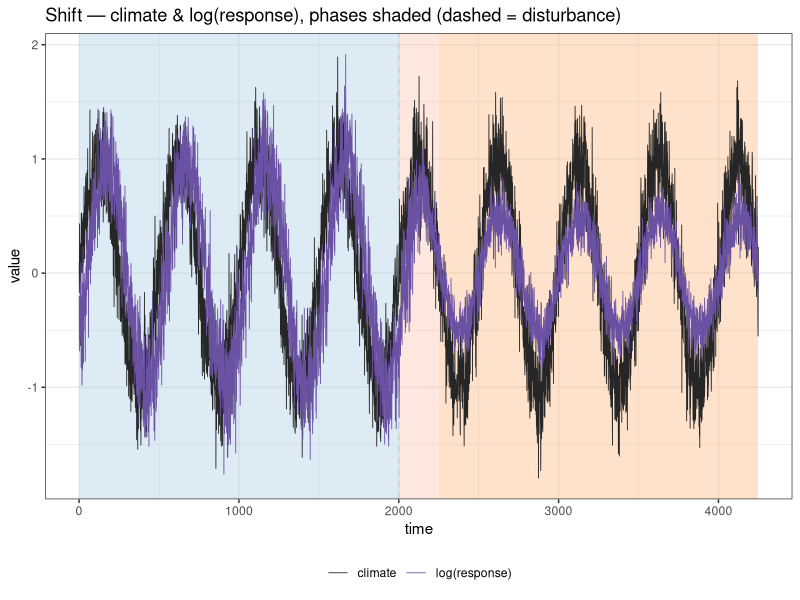
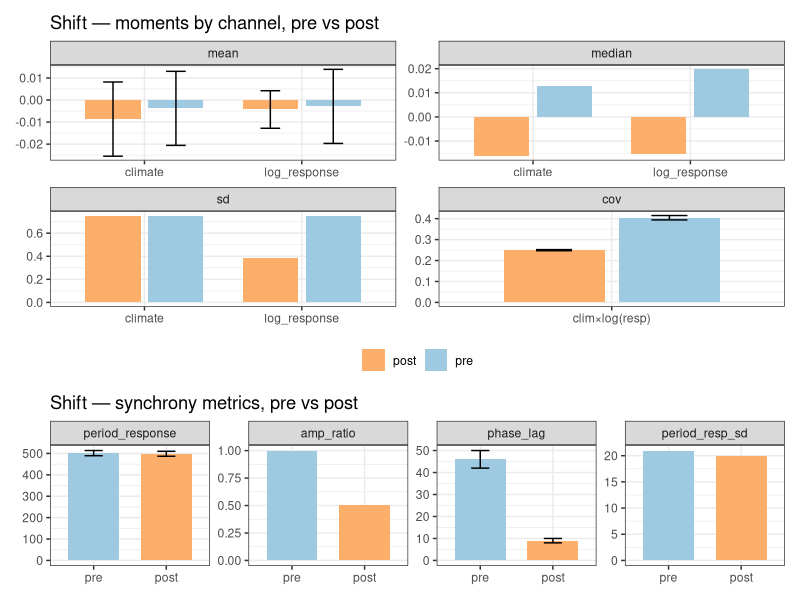
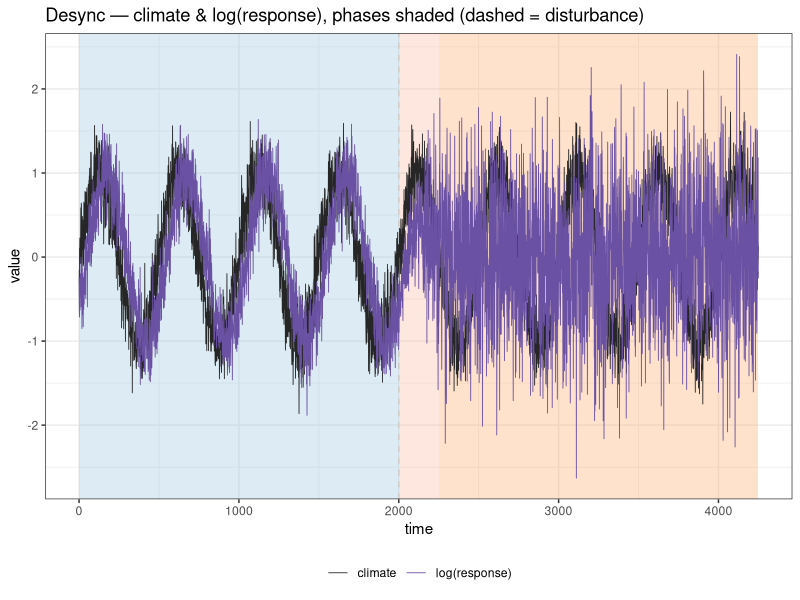
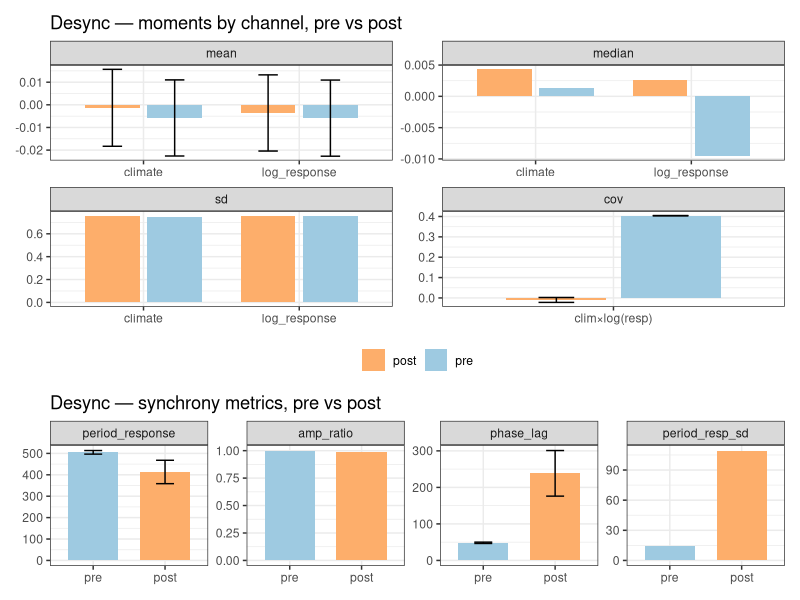
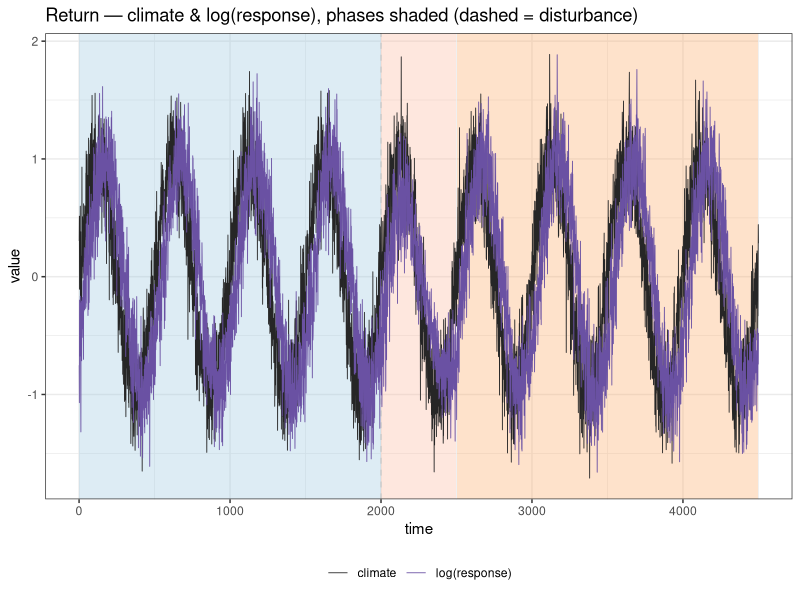
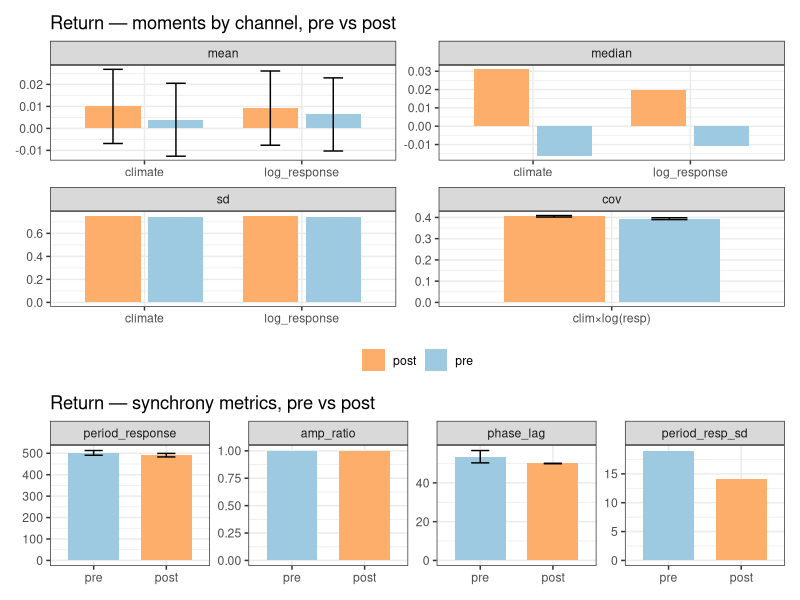
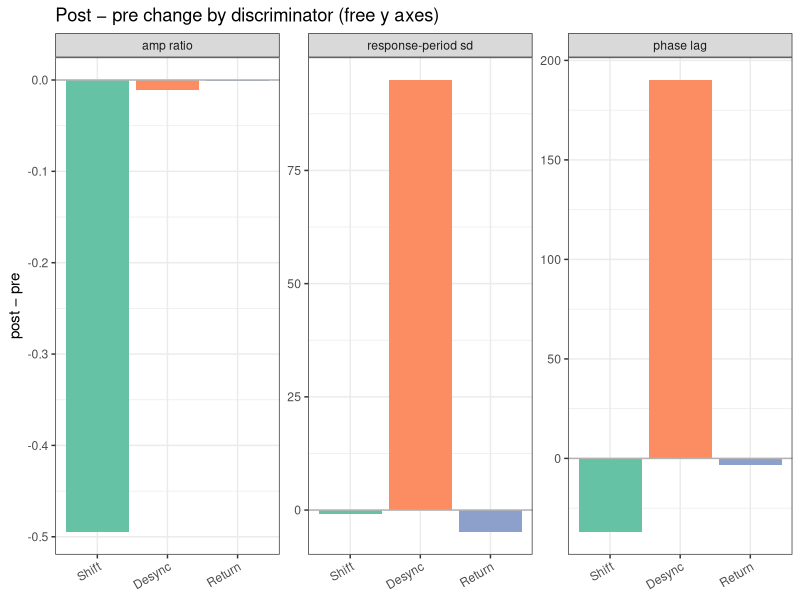

Write R code to recreate these figures, in order.
## ---- chunk 1
knitr::opts_chunk$set(echo = TRUE, message = FALSE, warning = FALSE,
                      dev.args = list(bg = "white"))   # native (light) PNG canvas; white matting added via CSS
suppressMessages({ library(dplyr); library(tidyr); library(readr); library(ggplot2)
                   library(knitr); library(patchwork) })
# Native light ggplot theme — figures keep their default colour scheme and sit on the
# white CSS matting (see the `figure-matting` chunk) so they stay legible on the darkly page.
theme_set(theme_bw(base_size = 11) + theme(legend.position = "bottom"))
P <- 500   # generator period (steps); see CLAUDE.md. Only used to wrap phase lag into [0,P).
# auto-incrementing figure counter (document order) — used in each chunk's fig.cap.
fig_n <- local({ i <- 0L; function(x) { i <<- i + 1L; paste0("Figure ", i, ". ", x) } })
## ---- chunk 2
# centered moving average (window w); NA at the ±(w-1)/2 ends — used for peak-finding only.
smooth_ma <- function(x, w = 51) as.numeric(stats::filter(x, rep(1 / w, w)))

# local maxima of a smoothed copy, thinned greedily by height to a minimum separation `gap`.
# Two noise defences: keep only candidates above the window mean (an oscillation peak sits above
# its central tendency ⇒ drops trough-region ripples), then greedy gap≈0.6P ⇒ ≤1 peak/period.
find_peaks <- function(x, w = 51, gap = 300) {
  s <- smooth_ma(x, w); n <- length(s)
  interior <- s[2:(n - 1)] > s[1:(n - 2)] & s[2:(n - 1)] >= s[3:n]
  cand <- which(c(FALSE, interior, FALSE))            # NA comparisons drop out of which()
  cand <- cand[s[cand] > mean(s, na.rm = TRUE)]       # peaks lie above central tendency
  cand <- cand[order(s[cand], decreasing = TRUE)]     # tallest first
  keep <- integer(0)
  for (i in cand) if (all(abs(i - keep) >= gap)) keep <- c(keep, i)
  sort(keep)
}

# per-channel moments: central tendency (mean, median) + spread (sd, var, IQR, range).
series_stats <- function(x)
  tibble(mean = mean(x), median = median(x), sd = sd(x),
         var = var(x), IQR = IQR(x), range = diff(range(x)))

# per-response-peak offset behind the preceding climate peak, wrapped into [0,P). Empty if either
# channel has no peak. phase_lag = its mean; the vector also feeds the metric's standard error.
peak_offsets <- function(pc, pr) {
  if (!length(pc) || !length(pr)) return(numeric(0))
  vapply(pr, function(tr) {
    prior <- pc[pc <= tr]
    d <- if (length(prior)) tr - max(prior) else tr - min(pc)
    ((d %% P) + P) %% P
  }, numeric(1))
}
se_mean  <- function(x) if (length(x) > 1) sd(x) / sqrt(length(x)) else NA_real_  # SE of a sample mean

# covariance SE from per-cycle estimates: cut the window into P-long blocks, cov within each,
# SE = sd(block covs)/√n_blocks. Valid under autocorrelation — an iid cov SE would be far too
# narrow (effective n is the ~4 cycles, not the ~2000 points). Mirrors the peak-metric SEs.
cov_se <- function(x, y) {
  blk <- (seq_along(x) - 1) %/% P
  cv  <- tapply(seq_along(x), blk, function(i) if (length(i) > 2) cov(x[i], y[i]) else NA_real_)
  se_mean(cv[is.finite(cv)])
}

# synchrony summary for one settled window (climate/response columns). Peaks are found ONCE here
# and every derived quantity — including the mean-type standard errors (period_response_se,
# phase_lag_se) — reuses them, so callers never re-run find_peaks.
# period_resp_sd = spacing irregularity: small ⇒ clean oscillation, large ⇒ decoupled/noise.
sync_one <- function(sub) {
  pc <- find_peaks(sub$climate); pr <- find_peaks(sub$log_response)   # response peaks in log space
  dpr <- diff(pr); off <- peak_offsets(pc, pr)      # spacings / offsets feed both value and SE
  ac <- sd(sub$climate); ar <- sd(sub$log_response) # amp_response = sd(log R) ≈ β; sd computed once
  tibble(n = nrow(sub),
         period_climate     = mean(diff(pc)),
         period_response    = mean(dpr),
         period_response_se = se_mean(dpr),          # SE of the mean inter-peak interval
         period_resp_sd     = sd(dpr),
         amp_climate        = ac,
         amp_response       = ar,
         amp_ratio          = ar / ac,
         phase_lag          = if (length(off)) mean(off) else NA_real_,
         phase_lag_se       = se_mean(off))          # SE of the mean per-peak offset
}

# tables + figure for one dataset, over the settled pre/post regimes (transition excluded).
stats_by_period <- function(df)
  df %>% filter(phase %in% c("pre", "post")) %>%
    pivot_longer(c(climate, log_response), names_to = "series") %>%
    group_by(phase, series) %>% group_modify(~ series_stats(.x$value)) %>% ungroup() %>%
    mutate(phase = factor(phase, c("pre", "post"))) %>% arrange(phase, series)

sync_by_period <- function(df)
  bind_rows(pre  = sync_one(filter(df, phase == "pre")),
            post = sync_one(filter(df, phase == "post")), .id = "phase") %>%
    mutate(phase = factor(phase, c("pre", "post")))

# contiguous phase spans → shaded background bands (disturbance is a single step, drawn as a line).
phase_fill <- c(pre = "#9ecae1", disturbance = "grey45", transition = "#fcbba1", post = "#fdae6b")
plot_series <- function(df, title) {
  bands <- df %>% filter(phase != "disturbance") %>% group_by(phase) %>%
    summarise(xmin = min(time), xmax = max(time), .groups = "drop")
  td <- df$time[df$phase == "disturbance"]
  ggplot() +
    geom_rect(data = bands, aes(xmin = xmin, xmax = xmax, ymin = -Inf, ymax = Inf, fill = phase),
              alpha = 0.35, inherit.aes = FALSE) +
    geom_vline(xintercept = td, linetype = 2, colour = "grey80") +
    geom_line(data = pivot_longer(df, c(climate, log_response), names_to = "var") %>%
                mutate(var = recode(var, log_response = "log(response)")),
              aes(time, value, colour = var), linewidth = 0.3) +
    scale_fill_manual(values = phase_fill, guide = "none") +
    scale_colour_manual(values = c(climate = "grey15", `log(response)` = "#6a51a3")) +
    labs(title = title, x = "time", y = "value", colour = NULL)
}

# bar companions to the two tables; pre/post reuse the phase-band fills. free_y scales
# because metrics live on different units (amp ~1, period ~500, lag ~10s).
bar_fill <- c(pre = "#9ecae1", post = "#fdae6b")
# errbar=TRUE overlays ±1 SE (sd/√n) on the mean facet only. NB with autocorrelated series
# the iid SE is optimistic (too narrow); here it still dwarfs the ~0 means → not distinguishable.
# takes the precomputed stats tibble (stats_by_period) so the moments grid isn't recomputed;
# cov/n are still derived from df (not duplicated elsewhere).
plot_moments <- function(stats_x, df, title, errbar = FALSE) {   # central tendency + spread, per channel
  st <- stats_x %>% select(phase, series, mean, median, sd)
  nn <- df %>% filter(phase %in% c("pre", "post")) %>% count(phase, name = "n")   # rows per window
  # se lives on the wide table (sd/√n), tagged onto the mean rows after the pivot — no self-join.
  long <- st %>% left_join(nn, by = "phase") %>%
    mutate(se_mean = sd / sqrt(n)) %>%
    pivot_longer(c(mean, median, sd), names_to = "measure") %>%
    mutate(se = ifelse(measure == "mean", se_mean, NA_real_)) %>%
    select(phase, series, measure, value, se)
  # joint moment: one cov(climate, log_response) per regime → own facet (single x category).
  # per-cycle SE (see cov_se) — block SE, matching the other metrics.
  cov <- df %>% filter(phase %in% c("pre", "post")) %>% group_by(phase) %>%
    summarise(value = cov(climate, log_response), se = cov_se(climate, log_response), .groups = "drop") %>%
    mutate(phase = factor(phase, c("pre", "post")), series = "clim×log(resp)", measure = "cov")
  long <- bind_rows(long, cov) %>%
    mutate(measure = factor(measure, c("mean", "median", "sd", "cov")))
  ggplot(long, aes(series, value, fill = phase)) +
    geom_col(position = position_dodge(0.8), width = 0.7) +
    { if (errbar) geom_errorbar(aes(ymin = value - se, ymax = value + se),
        position = position_dodge(0.8), width = 0.25, colour = "black", na.rm = TRUE) } +
    facet_wrap(~ measure, scales = "free") +   # free x too: cov facet has its own single category
    scale_fill_manual(values = bar_fill) +
    labs(title = title, x = NULL, y = NULL, fill = NULL)
}

# takes the precomputed sync tibble (sync_by_period), which already carries the mean-type SEs
# (period_response_se, phase_lag_se) — so peaks are never re-found for the error bars.
plot_sync <- function(sync_x, title) {                  # peak-derived synchrony discriminators
  se_long <- sync_x %>%                                 # SE only for the mean-type metrics
    transmute(phase, period_response = period_response_se, phase_lag = phase_lag_se) %>%
    pivot_longer(-phase, names_to = "metric", values_to = "se")
  dat <- sync_x %>% select(phase, period_response, amp_ratio, phase_lag, period_resp_sd) %>%
    pivot_longer(-phase, names_to = "metric") %>%
    left_join(se_long, by = c("phase", "metric")) %>%   # amp_ratio & period_resp_sd → NA (no SE)
    mutate(metric = factor(metric, c("period_response", "amp_ratio", "phase_lag", "period_resp_sd")))
  ggplot(dat, aes(phase, value, fill = phase)) +
    geom_col(width = 0.7) +
    geom_errorbar(aes(ymin = value - se, ymax = value + se), width = 0.25, colour = "black", na.rm = TRUE) +
    facet_wrap(~ metric, scales = "free_y", nrow = 1) +
    scale_fill_manual(values = bar_fill, guide = "none") +
    labs(title = title, x = NULL, y = NULL)
}
## ---- chunk 3
# response is analyzed in log space (log-linear generator) → add log_response once at load.
d_shift  <- read_csv("synthetic_shift.csv",  show_col_types = FALSE) %>% mutate(log_response = log(response))
d_desync <- read_csv("synthetic_desync.csv", show_col_types = FALSE) %>% mutate(log_response = log(response))
d_return <- read_csv("synthetic_return.csv", show_col_types = FALSE) %>% mutate(log_response = log(response))
## ---- chunk 4
# Each dataset's moment / synchrony summaries are computed ONCE here (find_peaks runs a single
# time per window) and reused by every table, figure, and the cross-dataset summary below.
stats_shift  <- stats_by_period(d_shift);  sync_shift  <- sync_by_period(d_shift)
stats_desync <- stats_by_period(d_desync); sync_desync <- sync_by_period(d_desync)
stats_return <- stats_by_period(d_return); sync_return <- sync_by_period(d_return)
## ---- chunk 5
plot_series(d_shift, "Shift — climate & log(response), phases shaded (dashed = disturbance)")
## ---- chunk 6
cat(kable(stats_shift, digits = 3,
          caption = "Shift — per-channel moments, settled regimes"), sep = "\n")
cat("\n\n")
cat(kable(sync_shift %>% select(-ends_with("_se")), digits = 2,   # SEs shown as error bars, not in table
          caption = "Shift — peak-derived synchrony, pre vs post"), sep = "\n")
## ---- chunk 7
(plot_moments(stats_shift, d_shift, "Shift — moments by channel, pre vs post", errbar = TRUE) /
 plot_sync(sync_shift, "Shift — synchrony metrics, pre vs post")) +
  plot_layout(heights = c(2, 1))   # 2×2 moments gets twice the height of the 1-row sync strip
## ---- chunk 8
plot_series(d_desync, "Desync — climate & log(response), phases shaded (dashed = disturbance)")
## ---- chunk 9
cat(kable(stats_desync, digits = 3,
          caption = "Desync — per-channel moments, settled regimes"), sep = "\n")
cat("\n\n")
cat(kable(sync_desync %>% select(-ends_with("_se")), digits = 2,
          caption = "Desync — peak-derived synchrony, pre vs post"), sep = "\n")
## ---- chunk 10
(plot_moments(stats_desync, d_desync, "Desync — moments by channel, pre vs post", errbar = TRUE) /
 plot_sync(sync_desync, "Desync — synchrony metrics, pre vs post")) +
  plot_layout(heights = c(2, 1))
## ---- chunk 11
plot_series(d_return, "Return — climate & log(response), phases shaded (dashed = disturbance)")
## ---- chunk 12
cat(kable(stats_return, digits = 3,
          caption = "Return — per-channel moments, settled regimes"), sep = "\n")
cat("\n\n")
cat(kable(sync_return %>% select(-ends_with("_se")), digits = 2,
          caption = "Return — peak-derived synchrony, pre vs post"), sep = "\n")
## ---- chunk 13
(plot_moments(stats_return, d_return, "Return — moments by channel, pre vs post", errbar = TRUE) /
 plot_sync(sync_return, "Return — synchrony metrics, pre vs post")) +
  plot_layout(heights = c(2, 1))
## ---- chunk 14
sync_all <- bind_rows(Shift = sync_shift, Desync = sync_desync,   # reuse the summaries from `derive`
                      Return = sync_return, .id = "dataset")

# pre→post deltas of the discriminating metrics
delta <- sync_all %>%
  select(dataset, phase, amp_ratio, phase_lag, period_resp_sd) %>%
  pivot_longer(c(amp_ratio, phase_lag, period_resp_sd), names_to = "metric") %>%
  pivot_wider(names_from = phase, values_from = value) %>%
  mutate(delta = post - pre,
         dataset = factor(dataset, c("Shift", "Desync", "Return")))
## ---- chunk 15
cat(kable(delta %>% select(dataset, metric, pre, post, delta), digits = 2,
          caption = "pre → post change in synchrony discriminators, all datasets"), sep = "\n")
## ---- chunk 16
ggplot(delta, aes(dataset, delta, fill = dataset)) +
  geom_col() +
  geom_hline(yintercept = 0, colour = "grey70") +
  facet_wrap(~ metric, scales = "free_y",       # free_y: these discriminators live on different scales
             labeller = as_labeller(c(amp_ratio = "amp ratio", phase_lag = "phase lag",
                                      period_resp_sd = "response-period sd"))) +
  scale_fill_brewer(palette = "Set2", guide = "none") +
  labs(title = "Post − pre change by discriminator (free y axes)", x = NULL, y = "post − pre") +
  theme(axis.text.x = element_text(angle = 30, hjust = 1))
